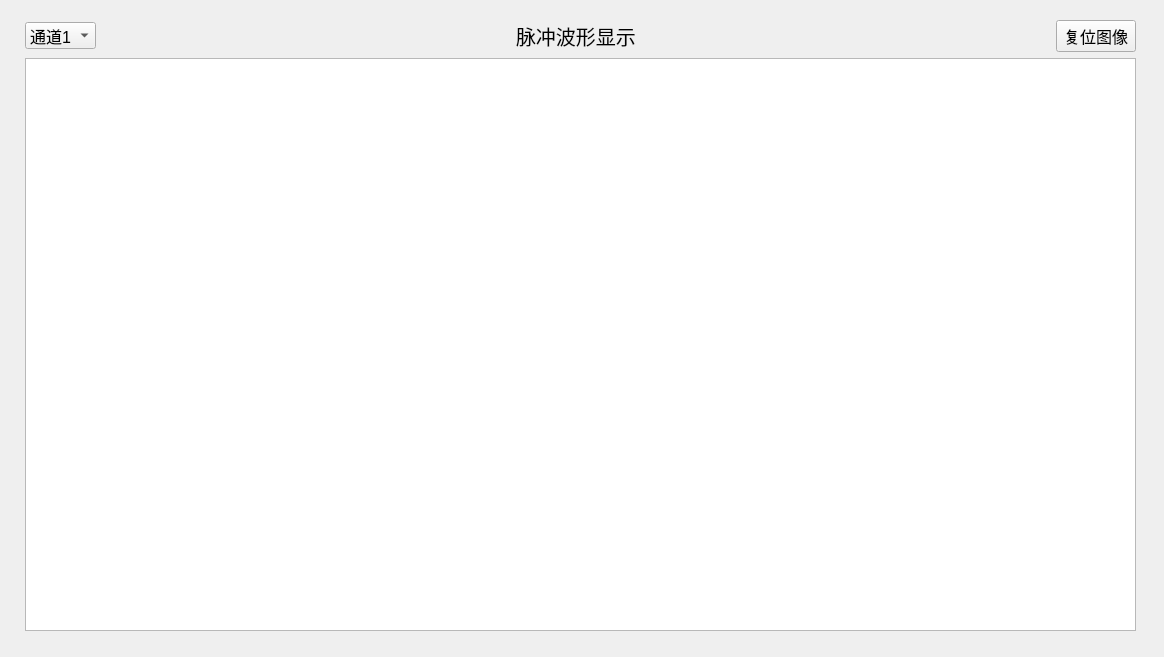
<?xml version="1.0" encoding="UTF-8"?>
<ui version="4.0">
 <class>pulsewave_widget</class>
 <widget class="QWidget" name="pulsewave_widget">
  <property name="geometry">
   <rect>
    <x>0</x>
    <y>0</y>
    <width>1164</width>
    <height>657</height>
   </rect>
  </property>
  <property name="windowTitle">
   <string>Form</string>
  </property>
  <widget class="QWidget" name="layoutWidget">
   <property name="geometry">
    <rect>
     <x>25</x>
     <y>20</y>
     <width>1111</width>
     <height>611</height>
    </rect>
   </property>
   <layout class="QVBoxLayout" name="verticalLayout">
    <property name="sizeConstraint">
     <enum>QLayout::SetMaximumSize</enum>
    </property>
    <item>
     <layout class="QHBoxLayout" name="horizontalLayout">
      <item>
       <widget class="QComboBox" name="comboBox_Channel">
        <property name="font">
         <font>
          <pointsize>12</pointsize>
         </font>
        </property>
        <item>
         <property name="text">
          <string>通道1</string>
         </property>
        </item>
        <item>
         <property name="text">
          <string>通道2</string>
         </property>
        </item>
        <item>
         <property name="text">
          <string>通道3</string>
         </property>
        </item>
        <item>
         <property name="text">
          <string>通道4</string>
         </property>
        </item>
       </widget>
      </item>
      <item>
       <spacer name="horizontalSpacer_2">
        <property name="orientation">
         <enum>Qt::Horizontal</enum>
        </property>
        <property name="sizeHint" stdset="0">
         <size>
          <width>40</width>
          <height>20</height>
         </size>
        </property>
       </spacer>
      </item>
      <item>
       <widget class="QLabel" name="label_2">
        <property name="font">
         <font>
          <family>Microsoft YaHei</family>
          <pointsize>15</pointsize>
         </font>
        </property>
        <property name="text">
         <string>脉冲波形显示</string>
        </property>
        <property name="textFormat">
         <enum>Qt::AutoText</enum>
        </property>
       </widget>
      </item>
      <item>
       <spacer name="horizontalSpacer">
        <property name="orientation">
         <enum>Qt::Horizontal</enum>
        </property>
        <property name="sizeHint" stdset="0">
         <size>
          <width>40</width>
          <height>20</height>
         </size>
        </property>
       </spacer>
      </item>
      <item>
       <widget class="QPushButton" name="btnReset">
        <property name="font">
         <font>
          <pointsize>12</pointsize>
         </font>
        </property>
        <property name="text">
         <string>复位图像</string>
        </property>
       </widget>
      </item>
     </layout>
    </item>
    <item>
     <widget class="QtCharts::QChartView" name="graphicsView"/>
    </item>
   </layout>
  </widget>
 </widget>
 <customwidgets>
  <customwidget>
   <class>QtCharts::QChartView</class>
   <extends>QGraphicsView</extends>
   <header>qchartview.h</header>
  </customwidget>
 </customwidgets>
 <resources/>
 <connections/>
</ui>
